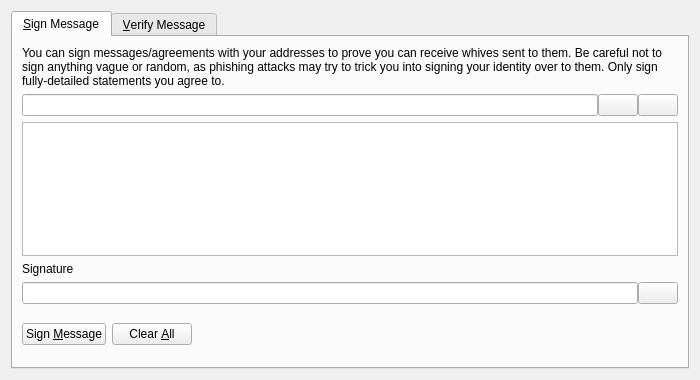
<?xml version="1.0" encoding="UTF-8"?>
<ui version="4.0">
 <class>SignVerifyMessageDialog</class>
 <widget class="QDialog" name="SignVerifyMessageDialog">
  <property name="geometry">
   <rect>
    <x>0</x>
    <y>0</y>
    <width>700</width>
    <height>380</height>
   </rect>
  </property>
  <property name="windowTitle">
   <string>Signatures - Sign / Verify a Message</string>
  </property>
  <property name="modal">
   <bool>true</bool>
  </property>
  <layout class="QVBoxLayout" name="verticalLayout">
   <item>
    <widget class="QTabWidget" name="tabWidget">
     <property name="currentIndex">
      <number>0</number>
     </property>
     <widget class="QWidget" name="tabSignMessage">
      <attribute name="title">
       <string>&amp;Sign Message</string>
      </attribute>
      <layout class="QVBoxLayout" name="verticalLayout_SM">
       <item>
        <widget class="QLabel" name="infoLabel_SM">
         <property name="text">
          <string>You can sign messages/agreements with your addresses to prove you can receive whives sent to them. Be careful not to sign anything vague or random, as phishing attacks may try to trick you into signing your identity over to them. Only sign fully-detailed statements you agree to.</string>
         </property>
         <property name="textFormat">
          <enum>Qt::PlainText</enum>
         </property>
         <property name="wordWrap">
          <bool>true</bool>
         </property>
        </widget>
       </item>
       <item>
        <layout class="QHBoxLayout" name="horizontalLayout_1_SM">
         <property name="spacing">
          <number>0</number>
         </property>
         <item>
          <widget class="QValidatedLineEdit" name="addressIn_SM">
           <property name="toolTip">
            <string>The Whive address to sign the message with</string>
           </property>
          </widget>
         </item>
         <item>
          <widget class="QPushButton" name="addressBookButton_SM">
           <property name="toolTip">
            <string>Choose previously used address</string>
           </property>
           <property name="text">
            <string/>
           </property>
           <property name="icon">
            <iconset resource="../bitcoin.qrc">
             <normaloff>:/icons/address-book</normaloff>:/icons/address-book</iconset>
           </property>
           <property name="shortcut">
            <string>Alt+A</string>
           </property>
           <property name="autoDefault">
            <bool>false</bool>
           </property>
          </widget>
         </item>
         <item>
          <widget class="QPushButton" name="pasteButton_SM">
           <property name="toolTip">
            <string>Paste address from clipboard</string>
           </property>
           <property name="text">
            <string/>
           </property>
           <property name="icon">
            <iconset resource="../bitcoin.qrc">
             <normaloff>:/icons/editpaste</normaloff>:/icons/editpaste</iconset>
           </property>
           <property name="shortcut">
            <string>Alt+P</string>
           </property>
           <property name="autoDefault">
            <bool>false</bool>
           </property>
          </widget>
         </item>
        </layout>
       </item>
       <item>
        <widget class="QPlainTextEdit" name="messageIn_SM">
         <property name="toolTip">
          <string>Enter the message you want to sign here</string>
         </property>
        </widget>
       </item>
       <item>
        <widget class="QLabel" name="signatureLabel_SM">
         <property name="text">
          <string>Signature</string>
         </property>
         <property name="textFormat">
          <enum>Qt::PlainText</enum>
         </property>
        </widget>
       </item>
       <item>
        <layout class="QHBoxLayout" name="horizontalLayout_2_SM">
         <property name="spacing">
          <number>0</number>
         </property>
         <item>
          <widget class="QLineEdit" name="signatureOut_SM">
           <property name="font">
            <font>
             <italic>true</italic>
            </font>
           </property>
           <property name="readOnly">
            <bool>true</bool>
           </property>
          </widget>
         </item>
         <item>
          <widget class="QPushButton" name="copySignatureButton_SM">
           <property name="toolTip">
            <string>Copy the current signature to the system clipboard</string>
           </property>
           <property name="text">
            <string/>
           </property>
           <property name="icon">
            <iconset resource="../bitcoin.qrc">
             <normaloff>:/icons/editcopy</normaloff>:/icons/editcopy</iconset>
           </property>
           <property name="autoDefault">
            <bool>false</bool>
           </property>
          </widget>
         </item>
        </layout>
       </item>
       <item>
        <layout class="QHBoxLayout" name="horizontalLayout_3_SM">
         <item>
          <widget class="QPushButton" name="signMessageButton_SM">
           <property name="toolTip">
            <string>Sign the message to prove you own this Whive address</string>
           </property>
           <property name="text">
            <string>Sign &amp;Message</string>
           </property>
           <property name="icon">
            <iconset resource="../bitcoin.qrc">
             <normaloff>:/icons/edit</normaloff>:/icons/edit</iconset>
           </property>
           <property name="autoDefault">
            <bool>false</bool>
           </property>
          </widget>
         </item>
         <item>
          <widget class="QPushButton" name="clearButton_SM">
           <property name="toolTip">
            <string>Reset all sign message fields</string>
           </property>
           <property name="text">
            <string>Clear &amp;All</string>
           </property>
           <property name="icon">
            <iconset resource="../bitcoin.qrc">
             <normaloff>:/icons/remove</normaloff>:/icons/remove</iconset>
           </property>
           <property name="autoDefault">
            <bool>false</bool>
           </property>
          </widget>
         </item>
         <item>
          <spacer name="horizontalSpacer_1_SM">
           <property name="orientation">
            <enum>Qt::Horizontal</enum>
           </property>
           <property name="sizeHint" stdset="0">
            <size>
             <width>40</width>
             <height>48</height>
            </size>
           </property>
          </spacer>
         </item>
         <item>
          <widget class="QLabel" name="statusLabel_SM">
           <property name="font">
            <font>
             <weight>75</weight>
             <bold>true</bold>
            </font>
           </property>
           <property name="text">
            <string/>
           </property>
           <property name="wordWrap">
            <bool>true</bool>
           </property>
          </widget>
         </item>
         <item>
          <spacer name="horizontalSpacer_2_SM">
           <property name="orientation">
            <enum>Qt::Horizontal</enum>
           </property>
           <property name="sizeHint" stdset="0">
            <size>
             <width>40</width>
             <height>48</height>
            </size>
           </property>
          </spacer>
         </item>
        </layout>
       </item>
      </layout>
     </widget>
     <widget class="QWidget" name="tabVerifyMessage">
      <attribute name="title">
       <string>&amp;Verify Message</string>
      </attribute>
      <layout class="QVBoxLayout" name="verticalLayout_VM">
       <item>
        <widget class="QLabel" name="infoLabel_VM">
         <property name="text">
          <string>Enter the receiver's address, message (ensure you copy line breaks, spaces, tabs, etc. exactly) and signature below to verify the message. Be careful not to read more into the signature than what is in the signed message itself, to avoid being tricked by a man-in-the-middle attack. Note that this only proves the signing party receives with the address, it cannot prove sendership of any transaction!</string>
         </property>
         <property name="textFormat">
          <enum>Qt::PlainText</enum>
         </property>
         <property name="alignment">
          <set>Qt::AlignLeading|Qt::AlignLeft|Qt::AlignTop</set>
         </property>
         <property name="wordWrap">
          <bool>true</bool>
         </property>
        </widget>
       </item>
       <item>
        <layout class="QHBoxLayout" name="horizontalLayout_1_VM">
         <property name="spacing">
          <number>0</number>
         </property>
         <item>
          <widget class="QValidatedLineEdit" name="addressIn_VM">
           <property name="toolTip">
            <string>The Whive address the message was signed with</string>
           </property>
          </widget>
         </item>
         <item>
          <widget class="QPushButton" name="addressBookButton_VM">
           <property name="toolTip">
            <string>Choose previously used address</string>
           </property>
           <property name="text">
            <string/>
           </property>
           <property name="icon">
            <iconset resource="../bitcoin.qrc">
             <normaloff>:/icons/address-book</normaloff>:/icons/address-book</iconset>
           </property>
           <property name="shortcut">
            <string>Alt+A</string>
           </property>
           <property name="autoDefault">
            <bool>false</bool>
           </property>
          </widget>
         </item>
        </layout>
       </item>
       <item>
        <widget class="QPlainTextEdit" name="messageIn_VM"/>
       </item>
       <item>
        <widget class="QValidatedLineEdit" name="signatureIn_VM"/>
       </item>
       <item>
        <layout class="QHBoxLayout" name="horizontalLayout_2_VM">
         <item>
          <widget class="QPushButton" name="verifyMessageButton_VM">
           <property name="toolTip">
		   <string>Verify the message to ensure it was signed with the specified Whive address</string>
           </property>
           <property name="text">
            <string>Verify &amp;Message</string>
           </property>
           <property name="icon">
            <iconset resource="../bitcoin.qrc">
             <normaloff>:/icons/transaction_0</normaloff>:/icons/transaction_0</iconset>
           </property>
           <property name="autoDefault">
            <bool>false</bool>
           </property>
          </widget>
         </item>
         <item>
          <widget class="QPushButton" name="clearButton_VM">
           <property name="toolTip">
            <string>Reset all verify message fields</string>
           </property>
           <property name="text">
            <string>Clear &amp;All</string>
           </property>
           <property name="icon">
            <iconset resource="../bitcoin.qrc">
             <normaloff>:/icons/remove</normaloff>:/icons/remove</iconset>
           </property>
           <property name="autoDefault">
            <bool>false</bool>
           </property>
          </widget>
         </item>
         <item>
          <spacer name="horizontalSpacer_1_VM">
           <property name="orientation">
            <enum>Qt::Horizontal</enum>
           </property>
           <property name="sizeHint" stdset="0">
            <size>
             <width>40</width>
             <height>48</height>
            </size>
           </property>
          </spacer>
         </item>
         <item>
          <widget class="QLabel" name="statusLabel_VM">
           <property name="font">
            <font>
             <weight>75</weight>
             <bold>true</bold>
            </font>
           </property>
           <property name="text">
            <string/>
           </property>
           <property name="wordWrap">
            <bool>true</bool>
           </property>
          </widget>
         </item>
         <item>
          <spacer name="horizontalSpacer_2_VM">
           <property name="orientation">
            <enum>Qt::Horizontal</enum>
           </property>
           <property name="sizeHint" stdset="0">
            <size>
             <width>40</width>
             <height>48</height>
            </size>
           </property>
          </spacer>
         </item>
        </layout>
       </item>
      </layout>
     </widget>
    </widget>
   </item>
  </layout>
 </widget>
 <customwidgets>
  <customwidget>
   <class>QValidatedLineEdit</class>
   <extends>QLineEdit</extends>
   <header>qt/qvalidatedlineedit.h</header>
  </customwidget>
 </customwidgets>
 <resources>
  <include location="../bitcoin.qrc"/>
 </resources>
 <connections/>
</ui>
